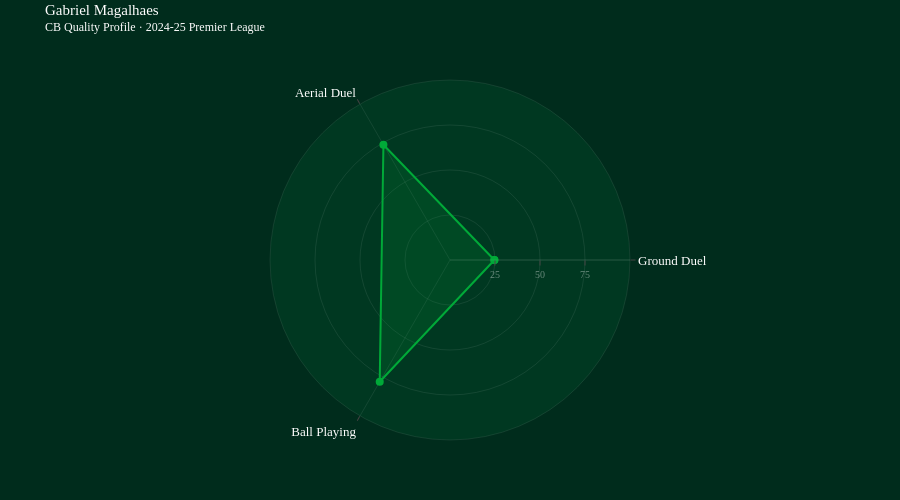

The cell this chart's notebook holds for it:
### Code cell
from utils.radar import plot_cb_quality_radar

# Change player_id to try any CB in the dataset
fig = plot_cb_quality_radar(
    player_id            = 415917,  # Virgil van Dijk
    duel_summary         = duel_summary,
    aerial_duel_summary  = aerial_duel_summary_filt,
    ball_playing_summary = bp,
)
fig.show()

### Figure 1 — Plotly figure (JSON) as saved in the notebook; plotly's stock layout.template omitted (floating-point values rounded to 4 significant figures)
{"data": [{"fill": "toself", "fillcolor": "rgba(0,169,56,0.15)", "line": {"color": "#00A938", "width": 2}, "marker": {"color": "#00A938", "size": 8}, "mode": "lines+markers", "name": "Gabriel Magalhaes", "r": [24.66, 73.97, 78.08, 24.66], "theta": ["Ground\nDuel", "Aerial\nDuel", "Ball\nPlaying", "Ground\nDuel"], "type": "scatterpolar"}], "layout": {"height": 500, "legend": {"font": {"color": "#ffffff", "family": "Gilroy-Light", "size": 11}, "x": 0.5, "xanchor": "center", "y": -0.1, "yanchor": "bottom"}, "margin": {"b": 60, "l": 60, "r": 60, "t": 80}, "paper_bgcolor": "#002c1c", "plot_bgcolor": "#002c1c", "polar": {"angularaxis": {"gridcolor": "rgba(255,255,255,0.08)", "linecolor": "rgba(255,255,255,0.08)", "tickfont": {"color": "#ffffff", "family": "Gilroy-Medium", "size": 13}}, "bgcolor": "#003821", "radialaxis": {"gridcolor": "rgba(255,255,255,0.08)", "linecolor": "rgba(255,255,255,0.08)", "range": [0, 100], "tickfont": {"color": "rgba(255,255,255,0.4)", "family": "Gilroy-Light", "size": 10}, "ticktext": ["25", "50", "75"], "tickvals": [25, 50, 75], "visible": true}}, "title": {"font": {"color": "#ffffff", "family": "Gilroy-Medium", "size": 12}, "text": "<span style='font-size:15px'>Gabriel Magalhaes</span><br><span style='font-size:12px'>CB Quality Profile · 2024-25 Premier League</span>", "x": 0.05, "xanchor": "left", "y": 0.97, "yanchor": "top"}}}
